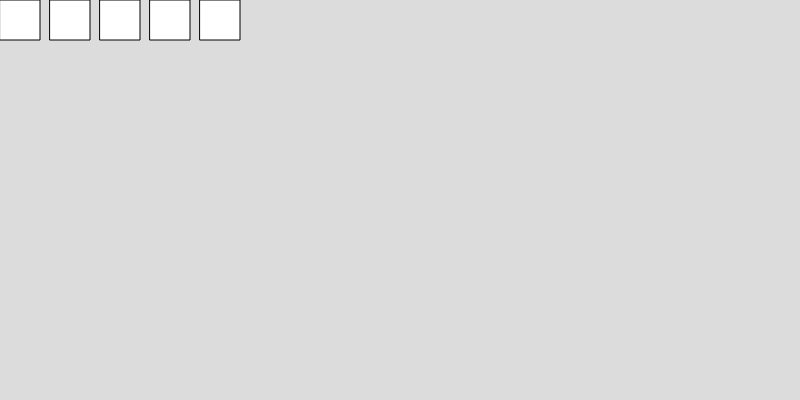
Frame 1 (no input)
Frame 60 (no input): identical to frame 1, image omitted
Frame 120 (the mouse pressed at the canvas centre since frame 60): identical to frame 1, image omitted

The p5.js sketch that drew this single still picture (run headless with seeded random() and noise() and a simulated clock; from frame 60 on, the mouse is pressed at the canvas centre):

// p5.js sketch
// ── sketch.js
function setup() {
  createCanvas(800, 400);
}





function draw() {
  background(220); 

for (let i = 0; i < 5; i++) {
  rect(i * 50, 0, 40, 40); 
}

}
